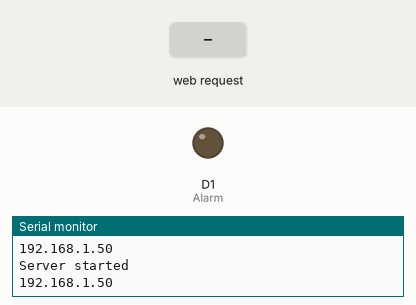
Bench run of a sketch on a simulated ESP8266 (NodeMCU). On the bench: output pins drawn as LEDs (lit = HIGH), the last lines printed to the serial monitor. Inputs (shaded band) come from the test bench. WiFi joins after 1.5 s; servers stay silent unless stated.

Above: at 2.7 s.
2.8 s: HTTP request GET /ALERT received
At 6.1 s:
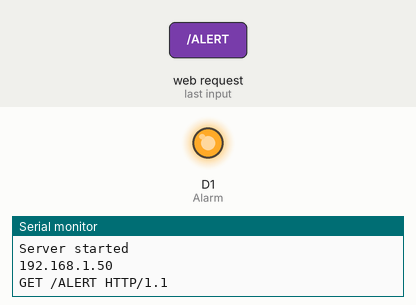
Timing chart, 0 to 7.6 s (numbered marks = the images above; inputs shaded):
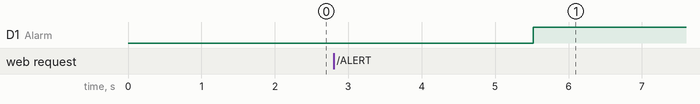

Measured:
- after the input at 2.8 s, D1 (Alarm): LOW → HIGH after 2.7 s

The sketch:

ESP12E-Clientrobo.ino
```cpp
/*
 *  This sketch sends data via HTTP GET requests to api.thingspeak.com service.
 *
 *  You need to get API write Key at api.thingspeak.com  and paste them
 *  below. Or just customize this script to talk to other HTTP servers.
 *
 */

#include <ESP8266WiFi.h>

const char* ssid     = "LIBRARY-BLOCK";
const char* password = "";

int Alarm=D1;  //
void serverscript();


//const char* host = "192.168.0.187";
WiFiServer server(80);
String readString;


void setup() {
  Serial.begin(115200);
  delay(10);
  pinMode(Alarm, OUTPUT);
  // sets the pins as outputs:


  // We start by connecting to a WiFi network

  Serial.println();
  Serial.println();
  Serial.print("Connecting to ");
  Serial.println(ssid);

  WiFi.begin(ssid, password);

  while (WiFi.status() != WL_CONNECTED) {
    delay(500);
    Serial.print(".");
  }

  Serial.println("");
  Serial.println("WiFi connected");
  Serial.println("IP address: ");
  Serial.println(WiFi.localIP());
}


void loop() {

  serverscript();
  delay(2000);

}

void serverscript(){
    // Start the server
  server.begin();
  delay(1000);
  Serial.println("Server started");

  // Print the IP address
  Serial.println(WiFi.localIP());

// Check if a client has connected
  WiFiClient client = server.available();
 if (client) {
    while (client.connected()) {
      if (client.available()) {
        char c = client.read();

        //read char by char HTTP request
        if (readString.length() < 100) {
          //store characters to string
          readString += c;
          //Serial.print(c);
         }

         //if HTTP request has ended
         if (c == '\n') {
        Serial.println(readString); //print to serial monitor for debuging
        delay(1);
           //stopping client
           client.stop();
           //controls the Arduino if you press the buttons


       if (readString.indexOf("ALERT") >0){
        digitalWrite(Alarm, HIGH);

       }

            //clearing string for next read
            readString="";

         }
       }
    }
}
}
```
